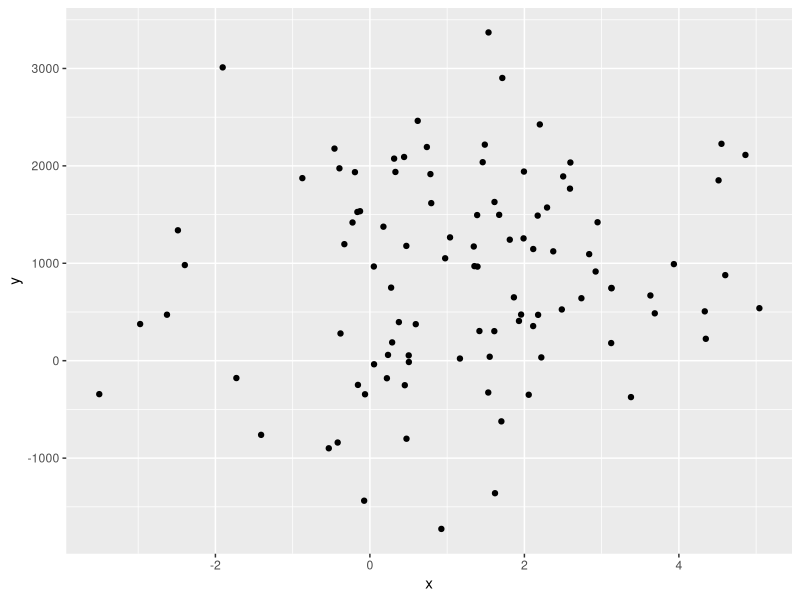

Recreate this plot in R.
## ---- chunk 1
library(tidyverse)
## ---- chunk 2
plot_df = tibble(
  x = rnorm(100, mean = 1, sd = 2), 
  y = rnorm(100, mean = 888, sd = 999)
)
## ---- chunk 3
plot_df |>
  ggplot(aes(x = x, y = y)) +
  geom_point()
